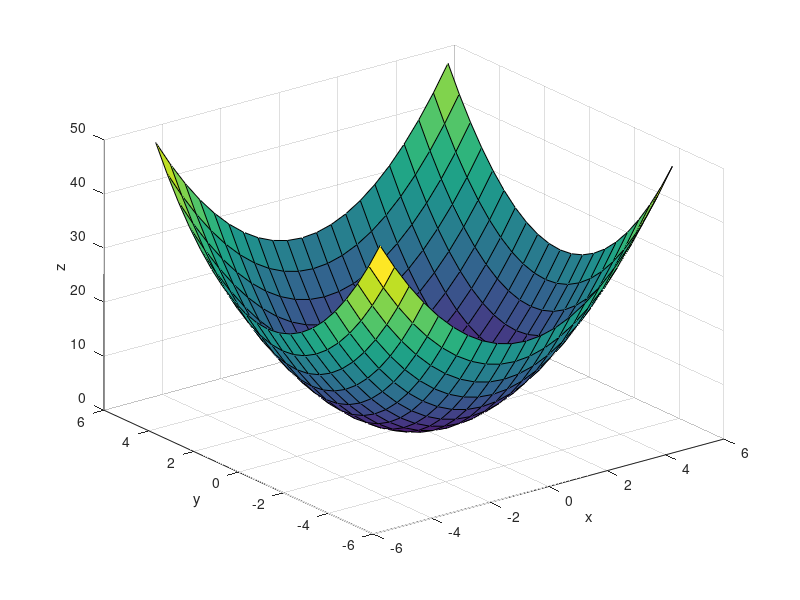
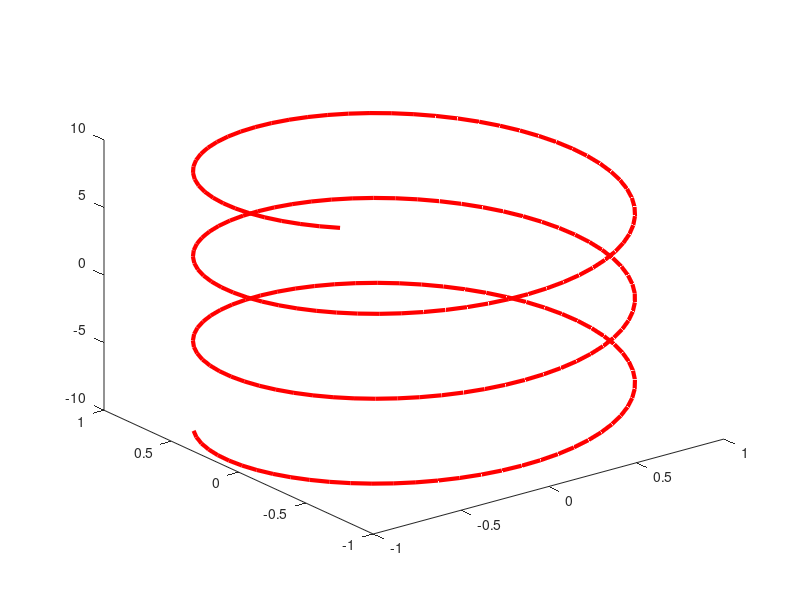
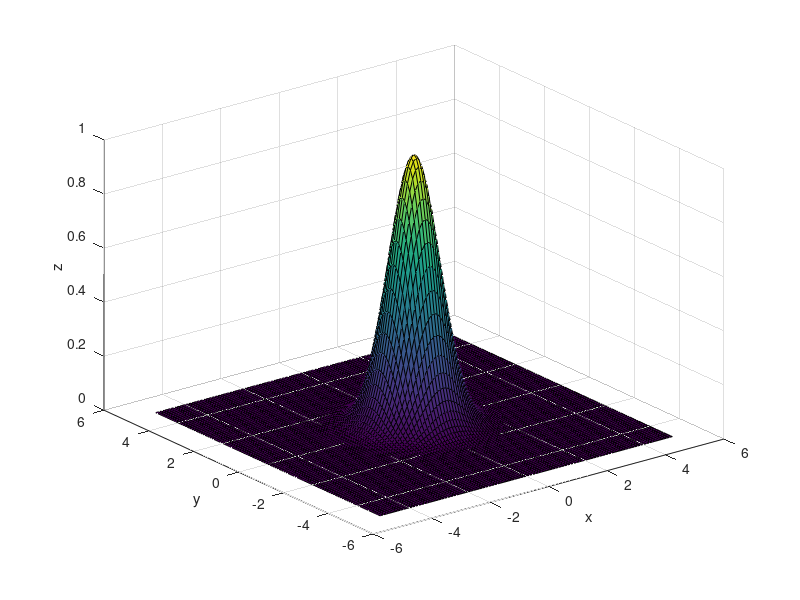
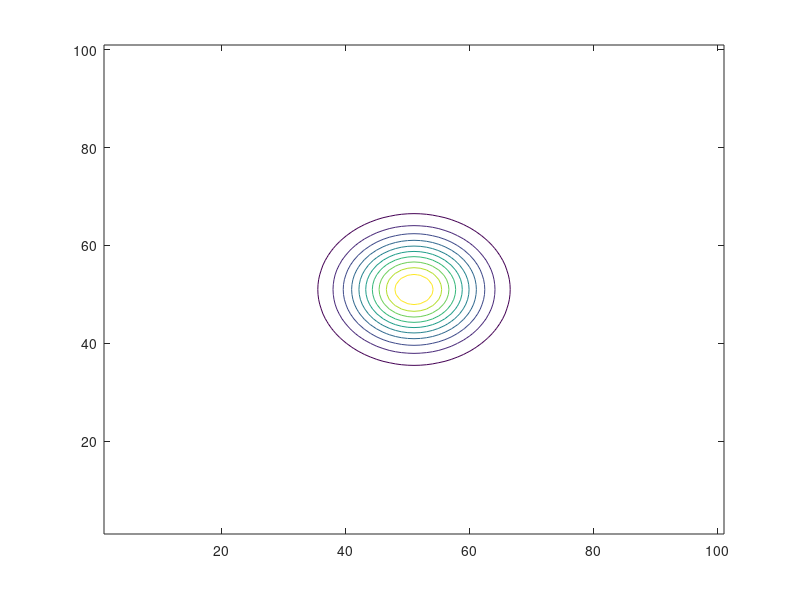

Recreate these plots in MATLAB, in order.
clc
clear all
close all
dx = 0.5
[x,y] = meshgrid(-5:dx:5,-5:dx:5);
z = x.^2 + y.^2; 
figure(1)
%mesh(x,y,z)
%surface
surf(x,y,z)
xlabel("x")
ylabel("y")
zlabel("z")



% Graficas parametricas
t = -10:0.1:10;
x = cos(t);
y = sin(t);
z = t;
figure(2)
plot3(x,y,z,"LineWidth",3,"Color","r")

% Graficas de contorno

[x,y] = meshgrid(-5:0.1:5,-5:0.1:5);
z = exp(-(x.^2 + y.^2)); 
figure(3)
surf(x,y,z)
xlabel("x")
ylabel("y")
zlabel("z")

figure(4)
contour(z,10)

figure(5)
surfl(z);
colormap(pink);
shading interp;


